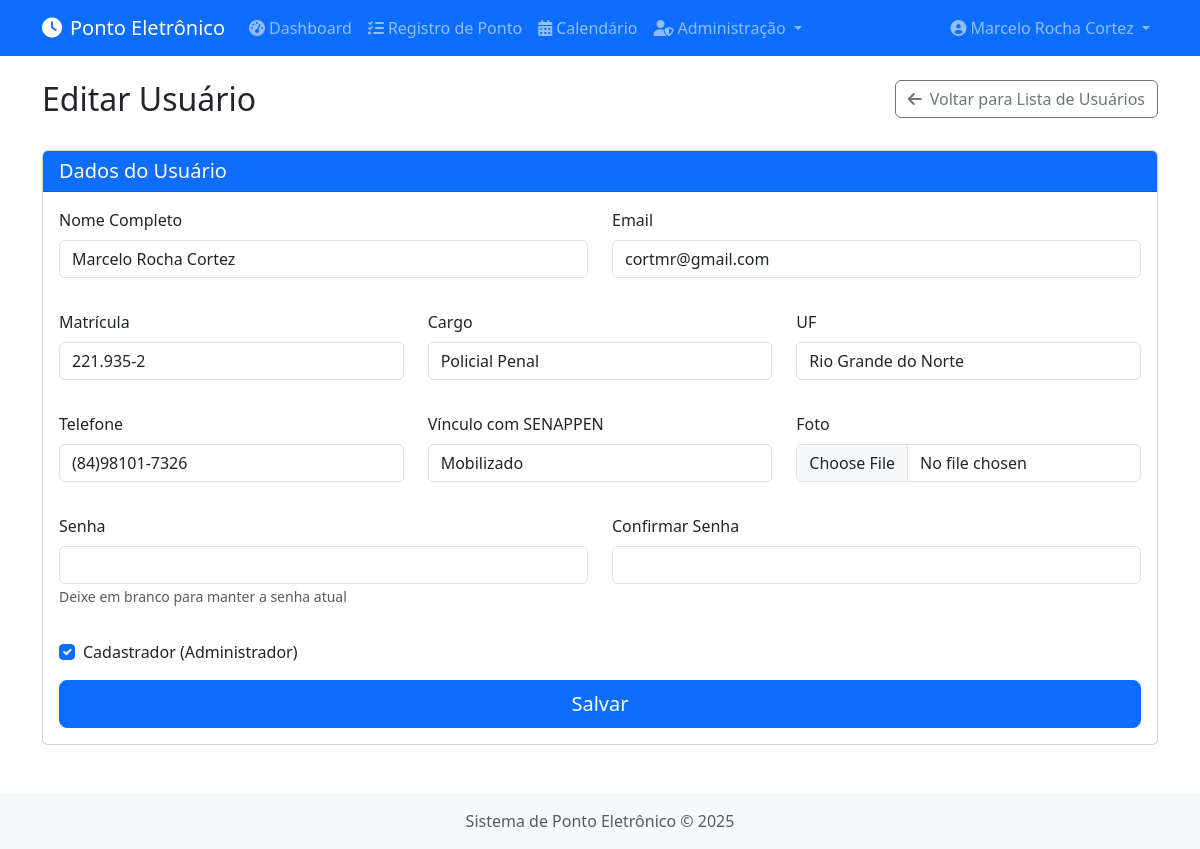
The app's page /admin/usuario/editar/1 (signed in) with its own data.
### app/models/user.py (models this page shows, shortened)
class User(db.Model, UserMixin):
    __tablename__ = 'users'
    id = db.Column(db.Integer, primary_key=True)
    name = db.Column(db.String(100), nullable=False)
    email = db.Column(db.String(100), unique=True, nullable=False)
    matricula = db.Column(db.String(20), unique=True, nullable=False)
    cargo = db.Column(db.String(100), nullable=False)
    uf = db.Column(db.String(2), nullable=False)
    telefone = db.Column(db.String(20), nullable=False)
    vinculo = db.Column(db.String(50), nullable=False)
    foto_path = db.Column(db.String(255), nullable=False)
    password_hash = db.Column(db.String(128))
    is_admin = db.Column(db.Boolean, default=False)
    data_cadastro = db.Column(db.DateTime, default=datetime.utcnow)
    pontos = db.relationship('Ponto', backref='user', lazy=True)

### app/controllers/admin.py (the view, shortened to what this page needs)
@admin.route('/usuario/editar/<int:user_id>', methods=['GET', 'POST'])
@login_required
def editar_usuario(user_id):
    user = User.query.get_or_404(user_id)
    form = UserForm(obj=user)
    return render_template('admin/form_usuario.html', form=form, title='Editar Usuário')

### app/controllers/admin.py (called while the page is built)
@admin.before_request
def check_admin():
    if not current_user.is_authenticated or not current_user.is_admin:
        flash('Acesso restrito a administradores', 'danger')
        return redirect(url_for('main.dashboard'))

### app/models/user.py (called while the page is built)
@login_manager.user_loader
def load_user(user_id):
    return User.query.get(int(user_id))

### app/templates/admin/form_usuario.html (shortened to what this page needs)
{% extends 'base.html' %}
{% block content %}
<div class="row mb-4">
    <div class="col-md-6">
        <h2>{{ title }}</h2>
    </div>
    <div class="col-md-6 text-end">
        <a href="{{ url_for('admin.listar_usuarios') }}" class="btn btn-outline-secondary">
            <i class="fas fa-arrow-left me-2"></i>Voltar para Lista de Usuários
        </a>
    </div>
</div>
<div class="row">
    <div class="col-md-12">
        <div class="card">
            <div class="card-header bg-primary text-white">
                <h5 class="mb-0">Dados do Usuário</h5>
            </div>
            <div class="card-body">
                <form method="POST" enctype="multipart/form-data">
                    <div class="row mb-3">
                        <div class="col-md-6">
                            <div class="mb-3">
                                {{ form.name.label(class="form-label") }}
                                {{ form.name(class="form-control") }}
                            </div>
                        </div>
                        <div class="col-md-6">
                            <div class="mb-3">
                                {{ form.email.label(class="form-label") }}
                                {{ form.email(class="form-control") }}
                            </div>
                        </div>
                    </div>
                    <div class="row mb-3">
                        <div class="col-md-4">
                            <div class="mb-3">
                                {{ form.matricula.label(class="form-label") }}
                                {{ form.matricula(class="form-control") }}
                            </div>
                        </div>
                        <div class="col-md-4">
                            <div class="mb-3">
                                {{ form.cargo.label(class="form-label") }}
                                {{ form.cargo(class="form-control") }}
                            </div>
                        </div>
                        <div class="col-md-4">
                            <div class="mb-3">
                                {{ form.uf.label(class="form-label") }}
                                {{ form.uf(class="form-control") }}
                            </div>
                        </div>
                    </div>
                    <div class="row mb-3">
                        <div class="col-md-4">
                            <div class="mb-3">
                                {{ form.telefone.label(class="form-label") }}
                                {{ form.telefone(class="form-control") }}
                            </div>
                        </div>
                        <div class="col-md-4">
                            <div class="mb-3">
                                {{ form.vinculo.label(class="form-label") }}
                                {{ form.vinculo(class="form-control") }}
                            </div>
                        </div>
                        <div class="col-md-4">
                            <div class="mb-3">
                                {{ form.foto.label(class="form-label") }}
                                {{ form.foto(class="form-control") }}
                            </div>
                        </div>
                    </div>
                    <div class="row mb-3">
                        <div class="col-md-6">
                            <div class="mb-3">
                                {{ form.password.label(class="form-label") }}
                                {{ form.password(class="form-control") }}
                                {% if request.endpoint == 'admin.editar_usuario' %}
                                <small class="text-muted">Deixe em branco para manter a senha atual</small>
                                {% endif %}
                            </div>
                        </div>
                        <div class="col-md-6">
                            <div class="mb-3">
                                {{ form.password2.label(class="form-label") }}
                                {{ form.password2(class="form-control") }}
                            </div>
                        </div>
                    </div>
                    <div class="mb-3 form-check">
                        {{ form.is_admin(class="form-check-input") }}
                        {{ form.is_admin.label(class="form-check-label") }}
                    </div>
                    <div class="d-grid">
                        {{ form.submit(class="btn btn-primary btn-lg") }}
                    </div>
                </form>
            </div>
        </div>
    </div>
</div>
{% endblock %}

### app/templates/base.html (shortened to what this page needs)
<!DOCTYPE html>
<html lang="pt-br">
<head>
    <link href="https://cdn.jsdelivr.net/npm/bootstrap@5.3.0-alpha1/dist/css/bootstrap.min.css" rel="stylesheet">
    <link rel="stylesheet" href="https://cdnjs.cloudflare.com/ajax/libs/font-awesome/6.0.0/css/all.min.css">
    <link rel="stylesheet" href="{{ url_for('static', filename='css/style.css') }}">
</head>
<body>
    {% if current_user.is_authenticated %}
    <nav class="navbar navbar-expand-lg navbar-dark bg-primary">
        <div class="container">
            <a class="navbar-brand" href="{{ url_for('main.dashboard') }}">
                <i class="fas fa-clock me-2"></i>Ponto Eletrônico
            </a>
            <div class="collapse navbar-collapse" id="navbarNav">
                <ul class="navbar-nav me-auto">
                    <li class="nav-item">
                        <a class="nav-link" href="{{ url_for('main.dashboard') }}">
                            <i class="fas fa-tachometer-alt me-1"></i>Dashboard
                        </a>
                    </li>
                    <li class="nav-item">
                        <a class="nav-link" href="{{ url_for('main.registrar_multiplo_ponto') }}">
                            <i class="fas fa-tasks me-1"></i>Registro de Ponto
                        </a>
                    </li>
                    <li class="nav-item">
                        <a class="nav-link" href="{{ url_for('main.calendario') }}">
                            <i class="fas fa-calendar-alt me-1"></i>Calendário
                        </a>
                    </li>
                    {% if current_user.is_admin %}
                    <li class="nav-item dropdown">
                        <a class="nav-link dropdown-toggle" href="#" id="adminDropdown" role="button" data-bs-toggle="dropdown">
                            <i class="fas fa-user-shield me-1"></i>Administração
                        </a>
                    </li>
                    {% endif %}
                </ul>
                <ul class="navbar-nav">
                    <li class="nav-item dropdown">
                        <a class="nav-link dropdown-toggle" href="#" id="userDropdown" role="button" data-bs-toggle="dropdown">
                            <i class="fas fa-user-circle me-1"></i>{{ current_user.name }}
                        </a>
                    </li>
                </ul>
            </div>
        </div>
    </nav>
    {% endif %}
    <div class="container mt-4">
        {% block content %}{% endblock %}
    </div>
    <footer class="footer mt-5 py-3 bg-light">
        <div class="container text-center">
            <span class="text-muted">Sistema de Ponto Eletrônico &copy; 2025</span>
        </div>
    </footer>
</body>
</html>

### app/static/css/style.css (style rules this page uses)
body { min-height: 100vh; display: flex; flex-direction: column; }
.footer { margin-top: auto; }

### records on screen
User: name "Marcelo Rocha Cortez", email "cortmr@gmail.com", matricula "221.935-2", cargo "Policial Penal", uf "Rio Grande do Norte", telefone "(84)98101-7326", vinculo "Mobilizado", is_admin "☑"

### other values on screen
{{ title }} "Editar Usuário"
